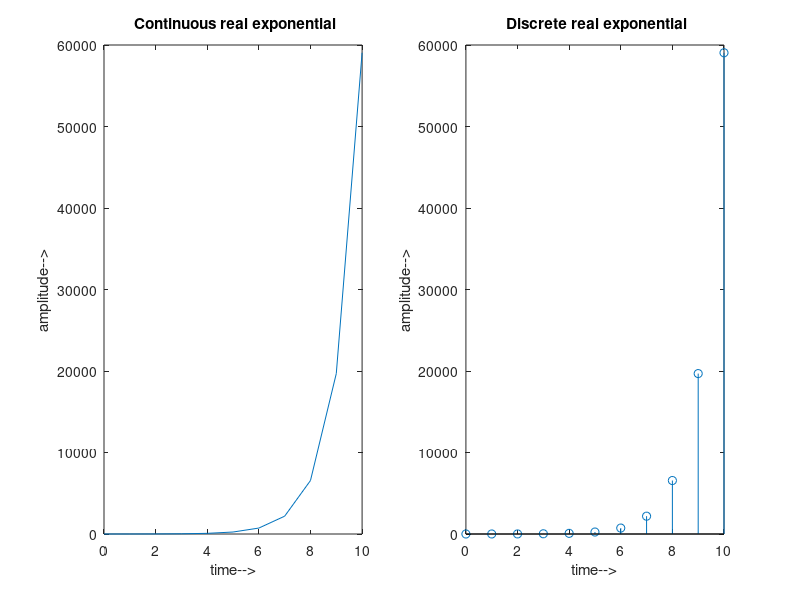

Write the MATLAB code that produced this figure.
n=0:10;
a=3;
x=a.^n;
subplot(1,2,1);
plot(n,x);
xlabel('time-->');
ylabel('amplitude-->');
title(' Continuous real exponential');

n=0:10;
a=3;
x=a.^n;
subplot(1,2,2);
stem(n,x);
xlabel('time-->');
ylabel('amplitude-->');
title(' Discrete real exponential');
